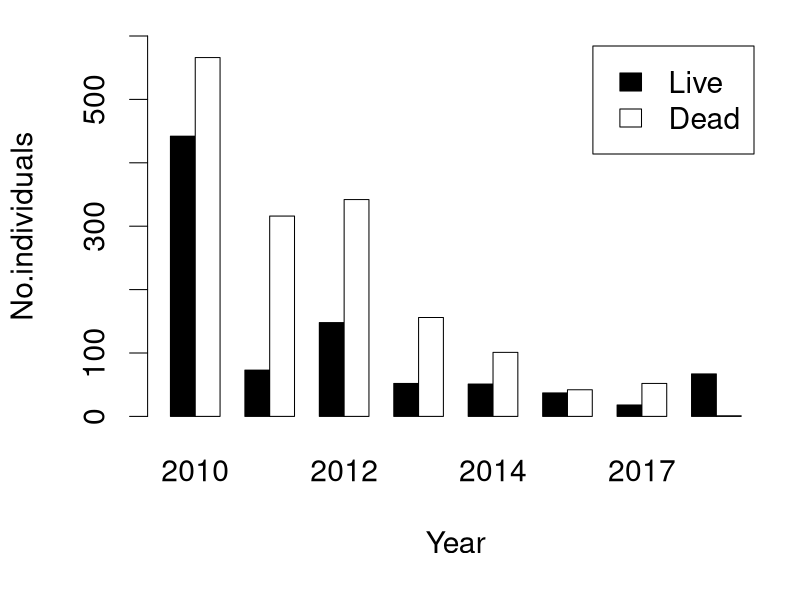

Generate this figure with R:

library(dplyr)
Proportion<- read.csv("Ao_Proportion_Dead.csv", header = TRUE)

#Here we are creating an svg file because the images are of god quality and showing the number of live and dead individuals from 2010-2018
svg("Number Dead.svg", width=11,height=7) 
Death<- select(Proportion, Live, Dead)
Death<- as.matrix(Death)
coll<- c("black", "white")
par(xpd=FALSE,mar=c(5.1,4.1,1,1),cex = 1.8)
barplot(t(Death), names.arg= c("2010", "2011", "2012", "2013", "2014", "2015", "2017", "2018"),beside= TRUE, ylim = c(0,600), xlab = "Year", ylab = "No.individuals", col = coll, legend.text = c("Live", "Dead"))

dev.off()
